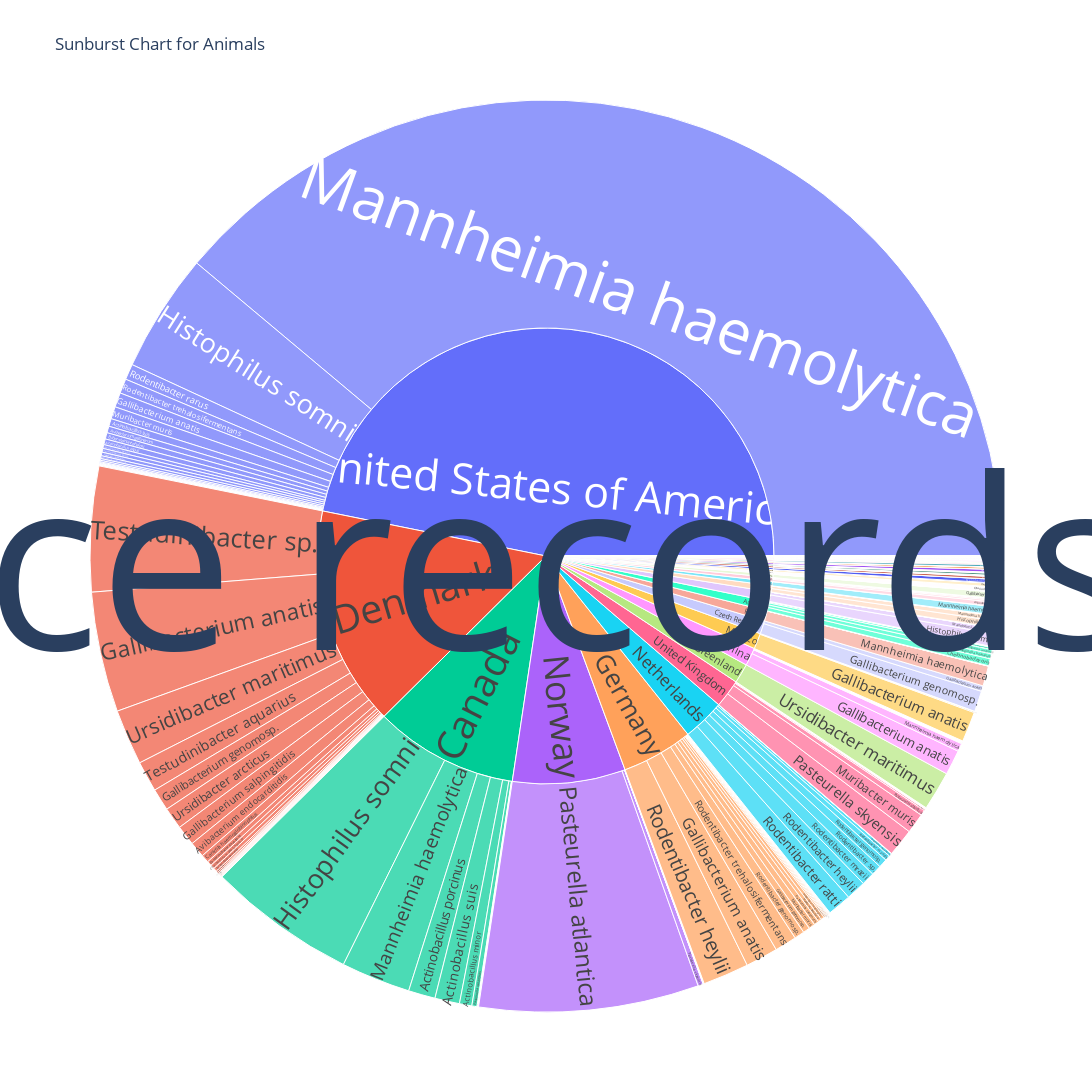

Notebook code cell kept with this figure:
### Code cell
'''code to generate choropleth maps and sunburst charts for each type of the host-isolation source  of the bacterial species'''
import pandas as pd
import plotly.express as px
import os

# Read data from Excel file
df = pd.read_excel('/Users/younes/Desktop/Version_Necropsobacter_rosorum/GenGeoPlotting/Plotly/no_duplicate_Pasteurellaceae_ALL_hosts__countries_coordinates-Working_country_names_with_lat_long_output_with_affinityv2.xlsx')

# Get unique values of the 'Affinity' column
affinity_values = ['Zoonotic', 'Animals', 'Human']

# Iterate over each affinity value
for affinity in affinity_values:
    # Filter data for the current affinity
    df_affinity = df[df['Affinity'] == affinity]
    
    # Grouping by Country and summing the Record Count
    df_grouped = df_affinity.groupby('Country')['Reccord Count'].sum().reset_index()
    
    # Create choropleth map
    fig = px.choropleth(df_grouped, 
                        locations='Country', 
                        locationmode='country names',
                        color='Reccord Count', 
                        hover_name='Country',
                        title=f'Choropleth Map for Reccord Count by {affinity} Affinity',
                        height=1400, width=3200)  # Adjust the size of the choropleth map
    
    # Adjust map style if needed
    fig.update_layout(mapbox_style="open-street-map")
    
    # Calculate legend height based on map height
    map_height = 1400  # Adjust this value based on your desired map height
    legend_height = map_height * 0.1  # You can adjust the ratio as needed
    
    # Adjust legend size and position
    fig.update_layout(legend=dict(orientation='h', yanchor='bottom', y=1.02, xanchor='right', x=1, 
                                  bgcolor='rgba(255, 255, 255, 0.5)', bordercolor='rgba(0, 0, 0, 0.5)',
                                  borderwidth=1, font=dict(size=10), 
                                  itemclick='toggleothers', itemdoubleclick='toggle'))
    
    # Save choropleth map as HTML and PNG
    output_dir = '/Users/younes/Desktop/Version_Necropsobacter_rosorum/GenGeoPlotting/Plotly/choropleth_maps_charts'
    os.makedirs(output_dir, exist_ok=True)
    output_file_path = os.path.join(output_dir, f'choropleth_map_{affinity}')
    fig.write_html(f"{output_file_path}.html", include_plotlyjs='cdn', full_html=True)
    fig.write_image(f"{output_file_path}.png", scale=1)  # Save as PNG image without compression
    
    # Show the figure
    fig.show()

# Rename the column 'Record Count' to 'Reccord Count'
df.rename(columns={'Record Count': 'Reccord Count'}, inplace=True)

# Get unique values of the 'Affinity' column
affinity_values = df['Affinity'].unique()

# Create a directory to save the HTML files
output_dir = '/Users/younes/Desktop/Version_Necropsobacter_rosorum/GenGeoPlotting/Plotly/choropleth_maps_charts'
os.makedirs(output_dir, exist_ok=True)

# Create a sunburst chart for each unique value in the 'Affinity' column and save as HTML
for affinity in affinity_values:
    data = df[df['Affinity'] == affinity]
    
    # Make Species text italic
    fig = px.sunburst(data, path=['Country', 'Species'], values='Reccord Count', title=f'Sunburst Chart for {affinity}',
                      height=12000, width=16000, color_continuous_scale='Blues')
    
    # Construct custom labels for the sunburst chart
    custom_labels = []
    for _, row in data.iterrows():
        label = f"<i>{row['Species']}</i><br>({row['Reccord Count']}%)"
        custom_labels.append(label)
    
    # Update sunburst chart with custom labels
    fig.update_traces(textinfo='label', hoverinfo='label+percent entry')
    fig.update_traces(text=custom_labels, textfont=dict(size=160))  # Adjust text size as needed
    
    # Add annotation for total number of records
    total_records = data['Reccord Count'].sum()
    fig.update_layout(annotations=[dict(text=f"Sequence records: {total_records}", showarrow=False,
                                        x=0.5, y=0.5, font=dict(size=240))])
    
    output_file_path = os.path.join(output_dir, f'sunburst_chart_{affinity}.html')
    fig.write_html(output_file_path, include_plotlyjs='cdn', full_html=True)

    # Save sunburst chart as PNG
    fig.write_image(f"{output_file_path[:-5]}.png", scale=1)  # Save as PNG image without compression
    
    # Show the figure
    fig.show()

### Figure 1 — Plotly figure (JSON) as saved in the notebook; plotly's stock layout.template omitted (floating-point values rounded to 4 significant figures; data arrays with more than 128 entries replaced by an {"elided": "..."} marker saying what was removed)
{"data": [{"branchvalues": "total", "domain": {"x": [0, 1], "y": [0, 1]}, "hoverinfo": "label+percent entry", "hovertemplate": "labels=%{label}<br>Reccord Count=%{value}<br>parent=%{parent}<br>id=%{id}<extra></extra>", "ids": {"elided": "351 str values"}, "labels": {"elided": "351 str values"}, "name": "", "parents": {"elided": "351 str values"}, "text": {"elided": "302 str values"}, "textfont": {"size": 160}, "textinfo": "label", "type": "sunburst", "values": {"elided": "351 int values"}}], "layout": {"annotations": [{"font": {"size": 240}, "showarrow": false, "text": "Sequence records: 58974", "x": 0.5, "y": 0.5}], "height": 12000, "legend": {"tracegroupgap": 0}, "title": {"text": "Sunburst Chart for Animals"}, "width": 16000}}
